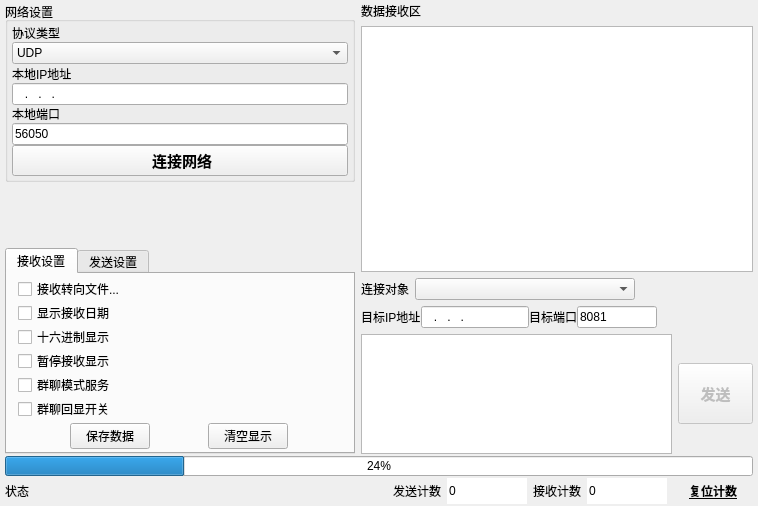
<?xml version="1.0" encoding="UTF-8"?>
<ui version="4.0">
 <class>mNetAssistWidget</class>
 <widget class="QWidget" name="mNetAssistWidget">
  <property name="geometry">
   <rect>
    <x>0</x>
    <y>0</y>
    <width>758</width>
    <height>506</height>
   </rect>
  </property>
  <property name="sizePolicy">
   <sizepolicy hsizetype="Preferred" vsizetype="Preferred">
    <horstretch>0</horstretch>
    <verstretch>0</verstretch>
   </sizepolicy>
  </property>
  <property name="minimumSize">
   <size>
    <width>480</width>
    <height>370</height>
   </size>
  </property>
  <property name="windowTitle">
   <string>网络调试助手</string>
  </property>
  <property name="windowIcon">
   <iconset>
    <normaloff>icon.ico</normaloff>icon.ico</iconset>
  </property>
  <layout class="QVBoxLayout" name="verticalLayout_3">
   <property name="spacing">
    <number>2</number>
   </property>
   <property name="leftMargin">
    <number>5</number>
   </property>
   <property name="topMargin">
    <number>2</number>
   </property>
   <property name="rightMargin">
    <number>5</number>
   </property>
   <property name="bottomMargin">
    <number>2</number>
   </property>
   <item>
    <layout class="QHBoxLayout" name="horizontalLayout_5">
     <item>
      <layout class="QVBoxLayout" name="verticalLayout">
       <property name="spacing">
        <number>2</number>
       </property>
       <item>
        <widget class="QGroupBox" name="groupBox_2">
         <property name="sizePolicy">
          <sizepolicy hsizetype="Expanding" vsizetype="Expanding">
           <horstretch>0</horstretch>
           <verstretch>0</verstretch>
          </sizepolicy>
         </property>
         <property name="minimumSize">
          <size>
           <width>160</width>
           <height>180</height>
          </size>
         </property>
         <property name="maximumSize">
          <size>
           <width>350</width>
           <height>500</height>
          </size>
         </property>
         <property name="autoFillBackground">
          <bool>true</bool>
         </property>
         <property name="title">
          <string>网络设置</string>
         </property>
         <property name="alignment">
          <set>Qt::AlignLeading|Qt::AlignLeft|Qt::AlignTop</set>
         </property>
         <property name="flat">
          <bool>false</bool>
         </property>
         <property name="checkable">
          <bool>false</bool>
         </property>
         <layout class="QVBoxLayout" name="verticalLayout_7">
          <property name="spacing">
           <number>0</number>
          </property>
          <property name="leftMargin">
           <number>4</number>
          </property>
          <property name="topMargin">
           <number>2</number>
          </property>
          <property name="rightMargin">
           <number>4</number>
          </property>
          <property name="bottomMargin">
           <number>3</number>
          </property>
          <item>
           <widget class="QLabel" name="label">
            <property name="lineWidth">
             <number>0</number>
            </property>
            <property name="text">
             <string>协议类型</string>
            </property>
            <property name="margin">
             <number>0</number>
            </property>
           </widget>
          </item>
          <item>
           <widget class="QComboBox" name="cBoxNetType">
            <property name="sizePolicy">
             <sizepolicy hsizetype="Preferred" vsizetype="Preferred">
              <horstretch>0</horstretch>
              <verstretch>0</verstretch>
             </sizepolicy>
            </property>
            <item>
             <property name="text">
              <string>UDP</string>
             </property>
            </item>
            <item>
             <property name="text">
              <string>TCP服务器</string>
             </property>
            </item>
            <item>
             <property name="text">
              <string>TCP客户端</string>
             </property>
            </item>
           </widget>
          </item>
          <item>
           <widget class="QLabel" name="label_IP">
            <property name="text">
             <string>本地IP地址</string>
            </property>
           </widget>
          </item>
          <item>
           <widget class="QLineEdit" name="lEditIpAddr">
            <property name="sizePolicy">
             <sizepolicy hsizetype="Preferred" vsizetype="Preferred">
              <horstretch>0</horstretch>
              <verstretch>0</verstretch>
             </sizepolicy>
            </property>
            <property name="inputMask">
             <string>000.000.000.000</string>
            </property>
           </widget>
          </item>
          <item>
           <widget class="QLabel" name="label_Port">
            <property name="text">
             <string>本地端口</string>
            </property>
           </widget>
          </item>
          <item>
           <widget class="QLineEdit" name="lEditIpPort">
            <property name="sizePolicy">
             <sizepolicy hsizetype="Preferred" vsizetype="Preferred">
              <horstretch>0</horstretch>
              <verstretch>0</verstretch>
             </sizepolicy>
            </property>
            <property name="layoutDirection">
             <enum>Qt::LeftToRight</enum>
            </property>
            <property name="inputMask">
             <string/>
            </property>
            <property name="text">
             <string>56050</string>
            </property>
           </widget>
          </item>
          <item>
           <widget class="QPushButton" name="pBtnNetCnnt">
            <property name="sizePolicy">
             <sizepolicy hsizetype="Preferred" vsizetype="Preferred">
              <horstretch>0</horstretch>
              <verstretch>0</verstretch>
             </sizepolicy>
            </property>
            <property name="minimumSize">
             <size>
              <width>0</width>
              <height>30</height>
             </size>
            </property>
            <property name="maximumSize">
             <size>
              <width>350</width>
              <height>60</height>
             </size>
            </property>
            <property name="font">
             <font>
              <pointsize>11</pointsize>
              <weight>75</weight>
              <bold>true</bold>
             </font>
            </property>
            <property name="text">
             <string> 连接网络</string>
            </property>
            <property name="icon">
             <iconset>
              <activeoff>NetOff.png</activeoff>
              <activeon>NetOn.png</activeon>
              <selectedoff>:/mqrc/mqrc/NetOff.png</selectedoff>
              <selectedon>:/mqrc/mqrc/NetOn.png</selectedon>
             </iconset>
            </property>
            <property name="iconSize">
             <size>
              <width>20</width>
              <height>20</height>
             </size>
            </property>
            <property name="checkable">
             <bool>true</bool>
            </property>
           </widget>
          </item>
         </layout>
        </widget>
       </item>
       <item>
        <spacer name="verticalSpacer_2">
         <property name="orientation">
          <enum>Qt::Vertical</enum>
         </property>
         <property name="sizeHint" stdset="0">
          <size>
           <width>152</width>
           <height>13</height>
          </size>
         </property>
        </spacer>
       </item>
       <item>
        <widget class="QTabWidget" name="Tabs_SndRcv">
         <property name="sizePolicy">
          <sizepolicy hsizetype="Expanding" vsizetype="Expanding">
           <horstretch>0</horstretch>
           <verstretch>0</verstretch>
          </sizepolicy>
         </property>
         <property name="minimumSize">
          <size>
           <width>165</width>
           <height>150</height>
          </size>
         </property>
         <property name="maximumSize">
          <size>
           <width>350</width>
           <height>500</height>
          </size>
         </property>
         <property name="currentIndex">
          <number>0</number>
         </property>
         <widget class="QWidget" name="tab">
          <attribute name="title">
           <string>接收设置</string>
          </attribute>
          <layout class="QVBoxLayout" name="verticalLayout_8">
           <property name="spacing">
            <number>2</number>
           </property>
           <property name="topMargin">
            <number>3</number>
           </property>
           <property name="bottomMargin">
            <number>3</number>
           </property>
           <item>
            <layout class="QVBoxLayout" name="verticalLayout_5">
             <property name="spacing">
              <number>0</number>
             </property>
             <property name="bottomMargin">
              <number>0</number>
             </property>
             <item>
              <layout class="QVBoxLayout" name="verticalLayout_4">
               <property name="spacing">
                <number>0</number>
               </property>
               <item>
                <widget class="QCheckBox" name="StartRcvFile">
                 <property name="text">
                  <string>接收转向文件...</string>
                 </property>
                </widget>
               </item>
               <item>
                <widget class="QCheckBox" name="cBox_ShowRcvTime">
                 <property name="text">
                  <string>显示接收日期</string>
                 </property>
                </widget>
               </item>
               <item>
                <widget class="QCheckBox" name="cBox_RcvHexDisp">
                 <property name="text">
                  <string>十六进制显示</string>
                 </property>
                </widget>
               </item>
               <item>
                <widget class="QCheckBox" name="cBox_PauseShowRcv">
                 <property name="text">
                  <string>暂停接收显示</string>
                 </property>
                </widget>
               </item>
               <item>
                <widget class="QCheckBox" name="cBox_chatMode">
                 <property name="text">
                  <string>群聊模式服务</string>
                 </property>
                </widget>
               </item>
               <item>
                <widget class="QCheckBox" name="cBox_echoMode">
                 <property name="text">
                  <string>群聊回显开关</string>
                 </property>
                </widget>
               </item>
              </layout>
             </item>
             <item>
              <spacer name="verticalSpacer">
               <property name="orientation">
                <enum>Qt::Vertical</enum>
               </property>
               <property name="sizeHint" stdset="0">
                <size>
                 <width>20</width>
                 <height>0</height>
                </size>
               </property>
              </spacer>
             </item>
             <item>
              <layout class="QHBoxLayout" name="horizontalLayout_6">
               <item>
                <widget class="QPushButton" name="pBtnSaveRcvData">
                 <property name="sizePolicy">
                  <sizepolicy hsizetype="Fixed" vsizetype="Fixed">
                   <horstretch>0</horstretch>
                   <verstretch>0</verstretch>
                  </sizepolicy>
                 </property>
                 <property name="minimumSize">
                  <size>
                   <width>0</width>
                   <height>24</height>
                  </size>
                 </property>
                 <property name="text">
                  <string>保存数据</string>
                 </property>
                </widget>
               </item>
               <item>
                <widget class="QPushButton" name="pBtnClearRcvDisp">
                 <property name="sizePolicy">
                  <sizepolicy hsizetype="Fixed" vsizetype="Fixed">
                   <horstretch>0</horstretch>
                   <verstretch>0</verstretch>
                  </sizepolicy>
                 </property>
                 <property name="minimumSize">
                  <size>
                   <width>0</width>
                   <height>24</height>
                  </size>
                 </property>
                 <property name="text">
                  <string>清空显示</string>
                 </property>
                </widget>
               </item>
              </layout>
             </item>
            </layout>
           </item>
          </layout>
         </widget>
         <widget class="QWidget" name="tab_2">
          <attribute name="title">
           <string>发送设置</string>
          </attribute>
          <layout class="QVBoxLayout" name="verticalLayout_9">
           <property name="spacing">
            <number>2</number>
           </property>
           <property name="topMargin">
            <number>3</number>
           </property>
           <property name="bottomMargin">
            <number>3</number>
           </property>
           <item>
            <layout class="QVBoxLayout" name="verticalLayout_6">
             <property name="spacing">
              <number>0</number>
             </property>
             <item>
              <widget class="QCheckBox" name="cBoxStartSndFile">
               <property name="sizePolicy">
                <sizepolicy hsizetype="Minimum" vsizetype="Minimum">
                 <horstretch>0</horstretch>
                 <verstretch>0</verstretch>
                </sizepolicy>
               </property>
               <property name="text">
                <string>启用文件数据源...</string>
               </property>
              </widget>
             </item>
             <item>
              <widget class="QCheckBox" name="cBox_AntoClearSnd">
               <property name="sizePolicy">
                <sizepolicy hsizetype="Minimum" vsizetype="Minimum">
                 <horstretch>0</horstretch>
                 <verstretch>0</verstretch>
                </sizepolicy>
               </property>
               <property name="text">
                <string>发送完自动清空</string>
               </property>
              </widget>
             </item>
             <item>
              <widget class="QCheckBox" name="cBox_SndHexDisp">
               <property name="sizePolicy">
                <sizepolicy hsizetype="Minimum" vsizetype="Minimum">
                 <horstretch>0</horstretch>
                 <verstretch>0</verstretch>
                </sizepolicy>
               </property>
               <property name="text">
                <string>按十六进制发送</string>
               </property>
              </widget>
             </item>
             <item>
              <widget class="QCheckBox" name="cBoxLoopSnd">
               <property name="sizePolicy">
                <sizepolicy hsizetype="Minimum" vsizetype="Minimum">
                 <horstretch>0</horstretch>
                 <verstretch>0</verstretch>
                </sizepolicy>
               </property>
               <property name="text">
                <string>数据源循环发送</string>
               </property>
              </widget>
             </item>
             <item>
              <layout class="QHBoxLayout" name="horizontalLayout_7">
               <property name="spacing">
                <number>1</number>
               </property>
               <item>
                <widget class="QLabel" name="label_4">
                 <property name="enabled">
                  <bool>true</bool>
                 </property>
                 <property name="sizePolicy">
                  <sizepolicy hsizetype="Preferred" vsizetype="Preferred">
                   <horstretch>0</horstretch>
                   <verstretch>0</verstretch>
                  </sizepolicy>
                 </property>
                 <property name="baseSize">
                  <size>
                   <width>0</width>
                   <height>0</height>
                  </size>
                 </property>
                 <property name="text">
                  <string>间隔</string>
                 </property>
                 <property name="textFormat">
                  <enum>Qt::PlainText</enum>
                 </property>
                 <property name="scaledContents">
                  <bool>false</bool>
                 </property>
                 <property name="alignment">
                  <set>Qt::AlignLeading|Qt::AlignLeft|Qt::AlignVCenter</set>
                 </property>
                </widget>
               </item>
               <item>
                <widget class="QLineEdit" name="lEdit_Interval_ms">
                 <property name="maximumSize">
                  <size>
                   <width>70</width>
                   <height>16777215</height>
                  </size>
                 </property>
                 <property name="inputMask">
                  <string>D9999</string>
                 </property>
                 <property name="text">
                  <string>1000</string>
                 </property>
                </widget>
               </item>
               <item>
                <widget class="QLabel" name="label_5">
                 <property name="text">
                  <string>毫秒</string>
                 </property>
                 <property name="alignment">
                  <set>Qt::AlignLeading|Qt::AlignLeft|Qt::AlignVCenter</set>
                 </property>
                </widget>
               </item>
               <item>
                <spacer name="horizontalSpacer_2">
                 <property name="orientation">
                  <enum>Qt::Horizontal</enum>
                 </property>
                 <property name="sizeHint" stdset="0">
                  <size>
                   <width>20</width>
                   <height>20</height>
                  </size>
                 </property>
                </spacer>
               </item>
              </layout>
             </item>
             <item>
              <spacer name="verticalSpacer_4">
               <property name="orientation">
                <enum>Qt::Vertical</enum>
               </property>
               <property name="sizeHint" stdset="0">
                <size>
                 <width>135</width>
                 <height>13</height>
                </size>
               </property>
              </spacer>
             </item>
             <item>
              <layout class="QHBoxLayout" name="horizontalLayout_8">
               <property name="spacing">
                <number>1</number>
               </property>
               <item>
                <widget class="QPushButton" name="pBtnLoadSndData">
                 <property name="sizePolicy">
                  <sizepolicy hsizetype="Fixed" vsizetype="Fixed">
                   <horstretch>0</horstretch>
                   <verstretch>0</verstretch>
                  </sizepolicy>
                 </property>
                 <property name="minimumSize">
                  <size>
                   <width>0</width>
                   <height>24</height>
                  </size>
                 </property>
                 <property name="text">
                  <string>载入数据</string>
                 </property>
                </widget>
               </item>
               <item>
                <widget class="QPushButton" name="pBtnClearSndDisp">
                 <property name="sizePolicy">
                  <sizepolicy hsizetype="Fixed" vsizetype="Fixed">
                   <horstretch>0</horstretch>
                   <verstretch>0</verstretch>
                  </sizepolicy>
                 </property>
                 <property name="minimumSize">
                  <size>
                   <width>0</width>
                   <height>24</height>
                  </size>
                 </property>
                 <property name="text">
                  <string>清空显示</string>
                 </property>
                </widget>
               </item>
              </layout>
             </item>
            </layout>
           </item>
          </layout>
         </widget>
        </widget>
       </item>
      </layout>
     </item>
     <item>
      <layout class="QVBoxLayout" name="verticalLayout_2">
       <item>
        <layout class="QGridLayout" name="gridLayout">
         <item row="1" column="0">
          <widget class="QPlainTextEdit" name="ReceiveTextEdit">
           <property name="readOnly">
            <bool>true</bool>
           </property>
          </widget>
         </item>
         <item row="0" column="0">
          <widget class="QLabel" name="label_9">
           <property name="text">
            <string>数据接收区</string>
           </property>
          </widget>
         </item>
        </layout>
       </item>
       <item>
        <layout class="QHBoxLayout" name="horizontalLayout_3">
         <item>
          <widget class="QLabel" name="labelClients">
           <property name="sizePolicy">
            <sizepolicy hsizetype="Fixed" vsizetype="Preferred">
             <horstretch>0</horstretch>
             <verstretch>0</verstretch>
            </sizepolicy>
           </property>
           <property name="text">
            <string>连接对象</string>
           </property>
          </widget>
         </item>
         <item>
          <widget class="QComboBox" name="cBoxClients">
           <property name="sizePolicy">
            <sizepolicy hsizetype="Expanding" vsizetype="Preferred">
             <horstretch>0</horstretch>
             <verstretch>0</verstretch>
            </sizepolicy>
           </property>
           <property name="minimumSize">
            <size>
             <width>220</width>
             <height>0</height>
            </size>
           </property>
           <property name="maximumSize">
            <size>
             <width>400</width>
             <height>60</height>
            </size>
           </property>
          </widget>
         </item>
         <item>
          <widget class="QLabel" name="labelSpaceClients">
           <property name="sizePolicy">
            <sizepolicy hsizetype="Expanding" vsizetype="Fixed">
             <horstretch>0</horstretch>
             <verstretch>0</verstretch>
            </sizepolicy>
           </property>
           <property name="minimumSize">
            <size>
             <width>0</width>
             <height>0</height>
            </size>
           </property>
           <property name="text">
            <string/>
           </property>
          </widget>
         </item>
        </layout>
       </item>
       <item>
        <layout class="QHBoxLayout" name="horizontalLayout_2">
         <property name="spacing">
          <number>0</number>
         </property>
         <item>
          <widget class="QLabel" name="labelUdp">
           <property name="sizePolicy">
            <sizepolicy hsizetype="Fixed" vsizetype="Preferred">
             <horstretch>0</horstretch>
             <verstretch>0</verstretch>
            </sizepolicy>
           </property>
           <property name="text">
            <string>目标IP地址</string>
           </property>
          </widget>
         </item>
         <item>
          <widget class="QLineEdit" name="lEditUdpIP">
           <property name="sizePolicy">
            <sizepolicy hsizetype="Preferred" vsizetype="Preferred">
             <horstretch>0</horstretch>
             <verstretch>0</verstretch>
            </sizepolicy>
           </property>
           <property name="minimumSize">
            <size>
             <width>80</width>
             <height>0</height>
            </size>
           </property>
           <property name="maximumSize">
            <size>
             <width>160</width>
             <height>16777215</height>
            </size>
           </property>
           <property name="inputMask">
            <string>000.000.000.000</string>
           </property>
           <property name="text">
            <string>...</string>
           </property>
          </widget>
         </item>
         <item>
          <widget class="QLabel" name="labelUdp1">
           <property name="sizePolicy">
            <sizepolicy hsizetype="Preferred" vsizetype="Preferred">
             <horstretch>0</horstretch>
             <verstretch>0</verstretch>
            </sizepolicy>
           </property>
           <property name="text">
            <string>目标端口</string>
           </property>
          </widget>
         </item>
         <item>
          <widget class="QLineEdit" name="lEditUdpPort">
           <property name="sizePolicy">
            <sizepolicy hsizetype="Preferred" vsizetype="Preferred">
             <horstretch>0</horstretch>
             <verstretch>0</verstretch>
            </sizepolicy>
           </property>
           <property name="minimumSize">
            <size>
             <width>40</width>
             <height>0</height>
            </size>
           </property>
           <property name="maximumSize">
            <size>
             <width>80</width>
             <height>16777215</height>
            </size>
           </property>
           <property name="inputMask">
            <string/>
           </property>
           <property name="text">
            <string>8081</string>
           </property>
          </widget>
         </item>
         <item>
          <widget class="QLabel" name="labelSpaceUdp">
           <property name="sizePolicy">
            <sizepolicy hsizetype="Expanding" vsizetype="Fixed">
             <horstretch>0</horstretch>
             <verstretch>0</verstretch>
            </sizepolicy>
           </property>
           <property name="minimumSize">
            <size>
             <width>0</width>
             <height>0</height>
            </size>
           </property>
           <property name="lineWidth">
            <number>0</number>
           </property>
           <property name="text">
            <string/>
           </property>
          </widget>
         </item>
        </layout>
       </item>
       <item>
        <layout class="QHBoxLayout" name="horizontalLayout_4">
         <item>
          <widget class="QPlainTextEdit" name="tEditSendText">
           <property name="sizePolicy">
            <sizepolicy hsizetype="Expanding" vsizetype="Fixed">
             <horstretch>0</horstretch>
             <verstretch>0</verstretch>
            </sizepolicy>
           </property>
           <property name="maximumSize">
            <size>
             <width>16777215</width>
             <height>120</height>
            </size>
           </property>
          </widget>
         </item>
         <item>
          <widget class="QPushButton" name="pBtnSendData">
           <property name="enabled">
            <bool>false</bool>
           </property>
           <property name="sizePolicy">
            <sizepolicy hsizetype="Fixed" vsizetype="Fixed">
             <horstretch>0</horstretch>
             <verstretch>0</verstretch>
            </sizepolicy>
           </property>
           <property name="minimumSize">
            <size>
             <width>75</width>
             <height>61</height>
            </size>
           </property>
           <property name="maximumSize">
            <size>
             <width>75</width>
             <height>61</height>
            </size>
           </property>
           <property name="font">
            <font>
             <family>SimSun-ExtB</family>
             <pointsize>11</pointsize>
             <weight>75</weight>
             <bold>true</bold>
            </font>
           </property>
           <property name="text">
            <string>发送</string>
           </property>
          </widget>
         </item>
        </layout>
       </item>
      </layout>
     </item>
    </layout>
   </item>
   <item>
    <widget class="QProgressBar" name="SndProgressBar">
     <property name="maximumSize">
      <size>
       <width>16777215</width>
       <height>20</height>
      </size>
     </property>
     <property name="value">
      <number>24</number>
     </property>
     <property name="textVisible">
      <bool>true</bool>
     </property>
    </widget>
   </item>
   <item>
    <layout class="QHBoxLayout" name="horizontalLayout">
     <item>
      <widget class="QLabel" name="label_2">
       <property name="text">
        <string>状态</string>
       </property>
      </widget>
     </item>
     <item>
      <widget class="QLabel" name="CurState">
       <property name="minimumSize">
        <size>
         <width>120</width>
         <height>16</height>
        </size>
       </property>
       <property name="styleSheet">
        <string notr="true"/>
       </property>
       <property name="text">
        <string/>
       </property>
      </widget>
     </item>
     <item>
      <spacer name="horizontalSpacer">
       <property name="orientation">
        <enum>Qt::Horizontal</enum>
       </property>
       <property name="sizeHint" stdset="0">
        <size>
         <width>20</width>
         <height>20</height>
        </size>
       </property>
      </spacer>
     </item>
     <item>
      <widget class="QLabel" name="label_6">
       <property name="sizePolicy">
        <sizepolicy hsizetype="Preferred" vsizetype="Preferred">
         <horstretch>0</horstretch>
         <verstretch>0</verstretch>
        </sizepolicy>
       </property>
       <property name="minimumSize">
        <size>
         <width>0</width>
         <height>16</height>
        </size>
       </property>
       <property name="maximumSize">
        <size>
         <width>16777215</width>
         <height>36</height>
        </size>
       </property>
       <property name="text">
        <string>发送计数</string>
       </property>
      </widget>
     </item>
     <item>
      <widget class="QLineEdit" name="lEdit_SndCnt">
       <property name="minimumSize">
        <size>
         <width>50</width>
         <height>16</height>
        </size>
       </property>
       <property name="maximumSize">
        <size>
         <width>80</width>
         <height>36</height>
        </size>
       </property>
       <property name="styleSheet">
        <string notr="true">border-color: rgb(85, 255, 255);</string>
       </property>
       <property name="text">
        <string>0</string>
       </property>
       <property name="frame">
        <bool>false</bool>
       </property>
       <property name="readOnly">
        <bool>true</bool>
       </property>
      </widget>
     </item>
     <item>
      <widget class="QLabel" name="label_7">
       <property name="sizePolicy">
        <sizepolicy hsizetype="Preferred" vsizetype="Fixed">
         <horstretch>0</horstretch>
         <verstretch>0</verstretch>
        </sizepolicy>
       </property>
       <property name="minimumSize">
        <size>
         <width>0</width>
         <height>20</height>
        </size>
       </property>
       <property name="maximumSize">
        <size>
         <width>16777215</width>
         <height>36</height>
        </size>
       </property>
       <property name="text">
        <string>接收计数</string>
       </property>
      </widget>
     </item>
     <item>
      <widget class="QLineEdit" name="lEdit_RcvCnt">
       <property name="sizePolicy">
        <sizepolicy hsizetype="Fixed" vsizetype="Fixed">
         <horstretch>0</horstretch>
         <verstretch>0</verstretch>
        </sizepolicy>
       </property>
       <property name="minimumSize">
        <size>
         <width>50</width>
         <height>16</height>
        </size>
       </property>
       <property name="maximumSize">
        <size>
         <width>80</width>
         <height>36</height>
        </size>
       </property>
       <property name="autoFillBackground">
        <bool>false</bool>
       </property>
       <property name="text">
        <string>0</string>
       </property>
       <property name="frame">
        <bool>false</bool>
       </property>
       <property name="readOnly">
        <bool>true</bool>
       </property>
      </widget>
     </item>
     <item>
      <widget class="QPushButton" name="pBtnResetCnt">
       <property name="minimumSize">
        <size>
         <width>70</width>
         <height>16</height>
        </size>
       </property>
       <property name="maximumSize">
        <size>
         <width>160</width>
         <height>40</height>
        </size>
       </property>
       <property name="font">
        <font>
         <weight>75</weight>
         <bold>true</bold>
         <underline>true</underline>
        </font>
       </property>
       <property name="cursor">
        <cursorShape>PointingHandCursor</cursorShape>
       </property>
       <property name="styleSheet">
        <string notr="true"/>
       </property>
       <property name="text">
        <string>复位计数</string>
       </property>
       <property name="autoDefault">
        <bool>true</bool>
       </property>
       <property name="flat">
        <bool>true</bool>
       </property>
      </widget>
     </item>
    </layout>
   </item>
  </layout>
  <action name="action1223">
   <property name="text">
    <string>1223</string>
   </property>
  </action>
 </widget>
 <layoutdefault spacing="6" margin="11"/>
 <resources/>
 <connections/>
</ui>
